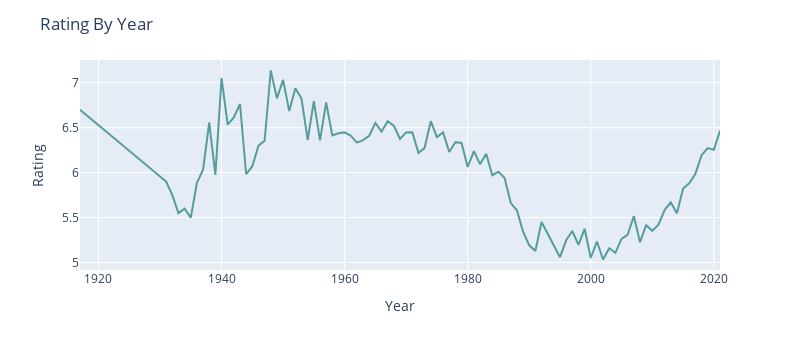

Notebook source saved alongside this figure:
### Code cell
# Year with best rating
avaerage_rating_by_year  = data.groupby('Year')['Rating'].mean().reset_index()
fig = px.line(data_frame= avaerage_rating_by_year , x = 'Year' , y ='Rating', color_discrete_sequence=['#559C9E'],height=350,width=800)
fig.update_layout(title = 'Rating By Year')
fig.show()

### Figure 1 — Plotly figure (JSON) as saved in the notebook; plotly's stock layout.template omitted (floating-point values rounded to 4 significant figures)
{"data": [{"hovertemplate": "Year=%{x}<br>Rating=%{y}<extra></extra>", "legendgroup": "", "line": {"color": "#559C9E", "dash": "solid"}, "marker": {"symbol": "circle"}, "mode": "lines", "name": "", "orientation": "v", "showlegend": false, "type": "scatter", "x": [1917, 1931, 1932, 1933, 1934, 1935, 1936, 1937, 1938, 1939, 1940, 1941, 1942, 1943, 1944, 1945, 1946, 1947, 1948, 1949, 1950, 1951, 1952, 1953, 1954, 1955, 1956, 1957, 1958, 1959, 1960, 1961, 1962, 1963, 1964, 1965, 1966, 1967, 1968, 1969, 1970, 1971, 1972, 1973, 1974, 1975, 1976, 1977, 1978, 1979, 1980, 1981, 1982, 1983, 1984, 1985, 1986, 1987, 1988, 1989, 1990, 1991, 1992, 1993, 1994, 1995, 1996, 1997, 1998, 1999, 2000, 2001, 2002, 2003, 2004, 2005, 2006, 2007, 2008, 2009, 2010, 2011, 2012, 2013, 2014, 2015, 2016, 2017, 2018, 2019, 2020, 2021], "xaxis": "x", "y": [6.7, 5.9, 5.75, 5.55, 5.6, 5.5, 5.886, 6.033, 6.557, 5.975, 7.05, 6.533, 6.614, 6.763, 5.982, 6.071, 6.3, 6.353, 7.135, 6.826, 7.031, 6.684, 6.938, 6.821, 6.363, 6.795, 6.357, 6.78, 6.413, 6.438, 6.447, 6.41, 6.333, 6.361, 6.41, 6.553, 6.456, 6.571, 6.521, 6.375, 6.447, 6.448, 6.219, 6.275, 6.571, 6.395, 6.448, 6.229, 6.338, 6.329, 6.062, 6.239, 6.094, 6.209, 5.971, 6.01, 5.94, 5.662, 5.581, 5.344, 5.192, 5.128, 5.451, 5.315, 5.189, 5.06, 5.247, 5.35, 5.197, 5.375, 5.05, 5.234, 5.034, 5.159, 5.109, 5.263, 5.31, 5.517, 5.227, 5.414, 5.353, 5.421, 5.584, 5.67, 5.547, 5.822, 5.881, 5.987, 6.193, 6.273, 6.254, 6.465], "yaxis": "y"}], "layout": {"height": 350, "legend": {"tracegroupgap": 0}, "margin": {"t": 60}, "title": {"text": "Rating By Year"}, "width": 800, "xaxis": {"anchor": "y", "domain": [0, 1], "title": {"text": "Year"}}, "yaxis": {"anchor": "x", "domain": [0, 1], "title": {"text": "Rating"}}}}
